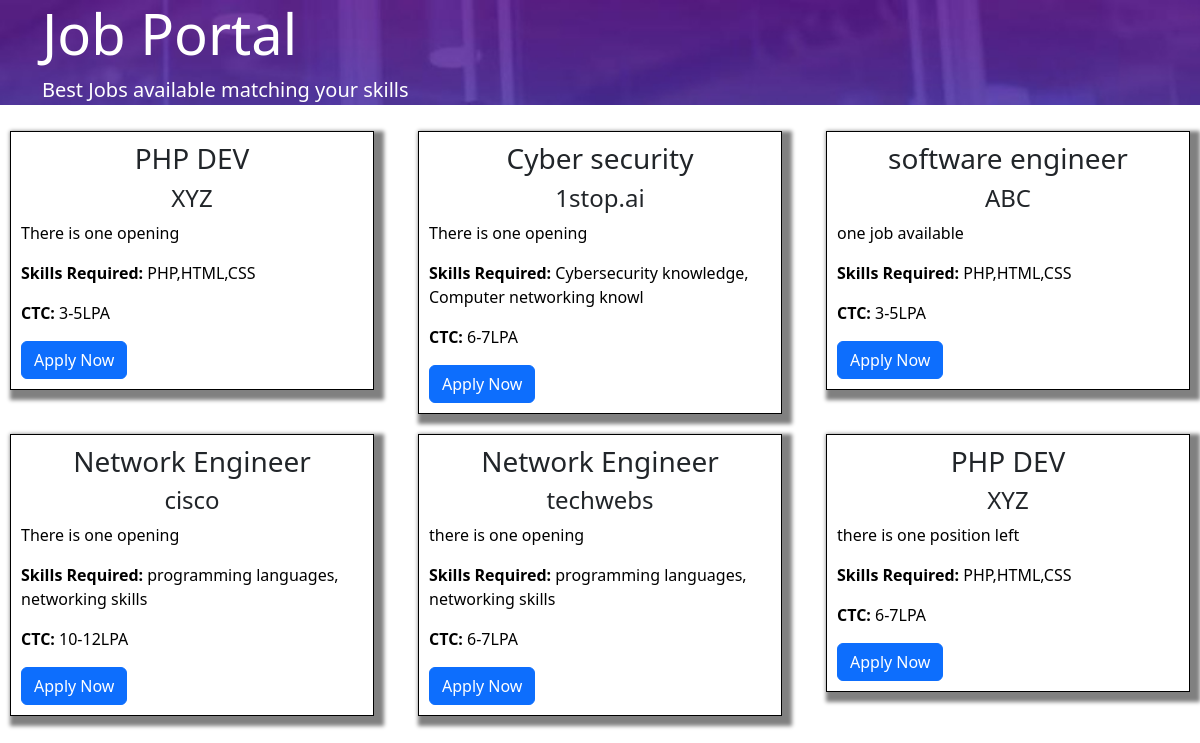
/career.php, run on the app's committed database.
### tables this page shows
CREATE TABLE `jobs` (
  `Id` int(11) NOT NULL,
  `cname` varchar(50) NOT NULL,
  `position` varchar(50) NOT NULL,
  `Jdesc` varchar(200) NOT NULL,
  `skills` varchar(50) NOT NULL,
  `CTC` varchar(50) NOT NULL
);

### career.php (the view, shortened to what this page needs)
<!DOCTYPE html>
<html lang="en">
  <?php include 'config.php'?>
<head>
    <link href="https://cdn.jsdelivr.net/npm/bootstrap@5.2.0/dist/css/bootstrap.min.css" rel="stylesheet">
</head>
<body style="margin: 0; padding:0;">
<div class="row mr-0">
  <div class="col-12 container-fluid">
    <div class="jumbotron jumbotron-fluid" style="background-image: url('DefaultPageImage_1.jpg'); background-size:cover;">
      <div class="container">
        <h1 class="display-4">Job Portal</h1>
        <p class="lead">Best Jobs available matching your skills</p>
      </div>
    </div>
  </div>
</div>
<div class="row">
<?php
    $sql="SELECT `Id`, `cname`, `position`, `Jdesc`, `skills`, `CTC` FROM `jobs`";
    $result=mysqli_query($conn,$sql);
    if($result->num_rows>0){
      while($rows=$result->fetch_assoc()){
        echo'
        <div class="col-md-4">
        <div class="jobs">
        <h3 style="text-align: center;">'.$rows['position'].'</h3>
        <h4 style="text-align: center;">'.$rows['cname'].'</h4>
        <p style="color: black; text-align= justify;">'.$rows['Jdesc'].'</p>
        <p style="color: black;"><b>Skills Required: </b>'.$rows['skills'].'</p>
        <p style="color: black;"><b>CTC: </b>'.$rows['CTC'].'</p>
        <button class="btn btn-primary" type="button" data-bs-toggle="modal" data-bs-target="#exampleModal" aria-expanded="false" aria-controls="collapseExample">
              Apply Now
        </button>
        </div>
        </div>';
      }
    }
    ?>
</body>
</html>

### career.php (style rules this page uses)
h1,p { color: #fff; }
.jobs { border: 1px solid black; box-shadow: 5px 5px 4px 5px grey; margin: 10px; padding: 10px; }

### data on the page
jobs: position "PHP DEV", cname "XYZ", Jdesc "There is one opening", skills "PHP,HTML,CSS", CTC "3-5LPA"
jobs: position "Cyber security", cname "1stop.ai", Jdesc "There is one opening", skills "Cybersecurity knowledge, Computer networking knowl", CTC "6-7LPA"
jobs: position "software engineer", cname "ABC", Jdesc "one job available", skills "PHP,HTML,CSS", CTC "3-5LPA"
jobs: position "Network Engineer", cname "cisco", Jdesc "There is one opening", skills "programming languages, networking skills", CTC "10-12LPA"
jobs: position "Network Engineer", cname "techwebs", Jdesc "there is one opening", skills "programming languages, networking skills", CTC "6-7LPA"
jobs: position "PHP DEV", cname "XYZ", Jdesc "there is one position left", skills "PHP,HTML,CSS", CTC "6-7LPA"
